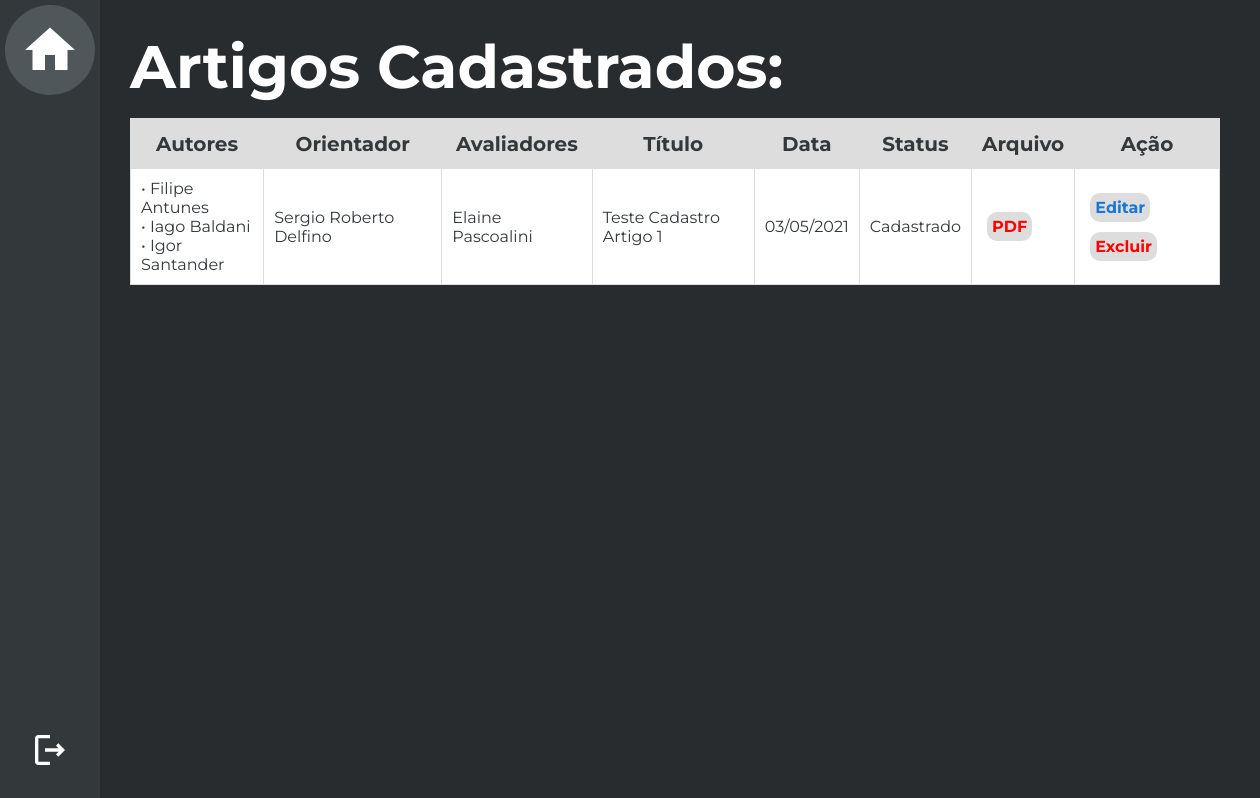
/Edição de artigo/artigosCadastrados.php?id=18 (signed in), run on the app's committed database.
### tables this page shows
CREATE TABLE `artigos` (
  `cod_artigos` smallint(4) NOT NULL,
  `autores` varchar(50) NOT NULL,
  `orientador` varchar(50) NOT NULL,
  `avaliadores` varchar(50) NOT NULL DEFAULT '',
  `statusartigo` int(11) NOT NULL DEFAULT 0,
  `titulo` varchar(50) NOT NULL,
  `curso` int(11) NOT NULL DEFAULT 0,
  `diretorio_artigo` varchar(80) NOT NULL,
  `datacadastro` date DEFAULT NULL
);

### Edição de artigo/artigosCadastrados.php (the view, shortened to what this page needs)
<?php
    include("../conexao.php");
    $id_usuario = intval($_GET['id']);
    $sql_code = "SELECT * FROM artigos";
    $sql_query = $mysqli->query($sql_code) or die($mysqli->error);
    $linha = $sql_query->fetch_assoc();
?>
<html>
    <head>
        <link rel="stylesheet" type="text/css" href="styleTabelaArtigos.css"/>
    </head>
    <body>
        <aside>
            <div class="menu">
                <div class="menu-box home" id="home"><a href="javascript:history.back()">
                    <div class="home-img"> <img src="../Imagens/home-white-18dp.svg" height="60px"/> </div>
                </a></div>
                <div class="menu-box" id="logout"><a href="../logout.php">
                    <img src="../Imagens/logout-white-18dp.svg" height="40px"/>
                </a></div>
            </div>
        </aside>
        <main>
            <div class="principal">
                <div class="filler"></div>
                <div class="container">
                    <h1>Artigos Cadastrados:</h1>
                    <table cellpadding=10>
                        <tr class=titulo>
                            <td>Autores</td>
                            <td>Orientador</td>
                            <td>Avaliadores</td>
                            <td>Título</td>
                            <td>Data</td>
                            <td>Status</td>
                            <td>Arquivo</td>
                            <td>Ação</td>
                        </tr>
                        <?php
                            do{
                                $exart = explode(', ', $linha['autores']);
                                $cont = count($exart);
                                for($i=0;$i<$cont;$i++){
                                    $sql_code = "SELECT nome FROM usuario WHERE matricula = '$exart[$i]'";
                                    $sql_query = $mysqli->query($sql_code) or die($mysqli->error);
                                    $nomeautor = $sql_query->fetch_assoc();
                                    $vetorautor[$i] = $nomeautor['nome'];
                                }
                        ?>
                        <tr>
                            <td><?php foreach($vetorautor as $item){echo "• $item </br>"; } ?></td>
                            <td><?php echo $linha['orientador']; ?></td>
                            <td><?php echo $linha['avaliadores']; ?></td>
                            <td><?php echo $linha['titulo']; ?></td>
                            <td>
                                <?php
                                    $data = explode("-", $linha['datacadastro']);
                                    echo "$data[2]/$data[1]/$data[0]";
                                ?>
                            </td>
                            <td><?php
                                     if($linha['statusartigo']==1){
                                         echo "Cadastrado";
                                     }
                                ?></td>
                            <td>  <a href="../Artigos/Upload/<?php echo $linha['diretorio_artigo']?>">PDF</a> </td>
                            <td>
                                <a href="edicaoArtigo.php?artigo=<?php echo $linha['cod_artigos']; ?>&id=<?php echo $id_usuario; ?>">Editar</a>
                                <a href="../Confirmações/confirmExcluirArtigo.php?artigo=<?php echo $linha['cod_artigos']; ?>&id=<?php echo $id_usuario;?>">Excluir</a>
                            </td>
                        </tr>
                        <?php } while($linha = $sql_query->fetch_assoc()); ?>
                    </table>
            </div>
        </main>
    </body>
</html>

### Edição de artigo/styleTabelaArtigos.css (style rules this page uses)
* { font-family: 'Montserrat', sans-serif; box-sizing:border-box; margin: 0; padding: 0; color:white; text-decoration: none; }
main { display: flex }
.menu { position: fixed; display: flex; flex-direction: column; align-items: center; justify-content: space-between; width: 100px; height: 100%; background-color: #33383B; }
.menu-box { font-weight: bold; display: flex; justify-content: center; align-items: center; width: 100%; height: 100px; padding: 30px; cursor: pointer; transition: all linear 0.3s; }
.home-img { display: flex; align-items: center; justify-content: center; background-color: #4F575B; height: 90px; width: 90px; border-radius: 45px; cursor: pointer; }
.principal { height: 100%; flex: 1; display: flex; background-color: #282C2E; }
.filler { width: 100px; height: 100vh; }
.container { display: flex; flex-direction: column; padding:30px; height:100%; width: 1150px; }
.container h1 { font-size: 60px; margin-bottom: 15px; }
table { background-color: #FFF; width: 100%; border-collapse: collapse; border-top-left-radius: 20px; border-top-right-radius: 20px; }
table tr { height: 50px; }
table td { color: #33383B; padding: 10px; border: 1px solid #ddd; }
td a { margin:5px; display: inline-block; color: #1976D2; font-weight: bold; background-color: #ddd; padding: 5px; border-radius: 10px; transition: all linear 0.3s; }
td a:nth-last-child(1) { color: #ff0000; }
.titulo td { font-weight: bold; font-size: 20px; background-color: #ddd; text-align: center; }

### data on the page
artigos: item "Filipe Antunes", item "Iago Baldani", item "Igor Santander", orientador "Sergio Roberto Delfino", avaliadores "Elaine Pascoalini", titulo "Teste Cadastro Artigo 1", datacadastro "03", datacadastro "05", datacadastro "2021", shows "Cadastrado"
